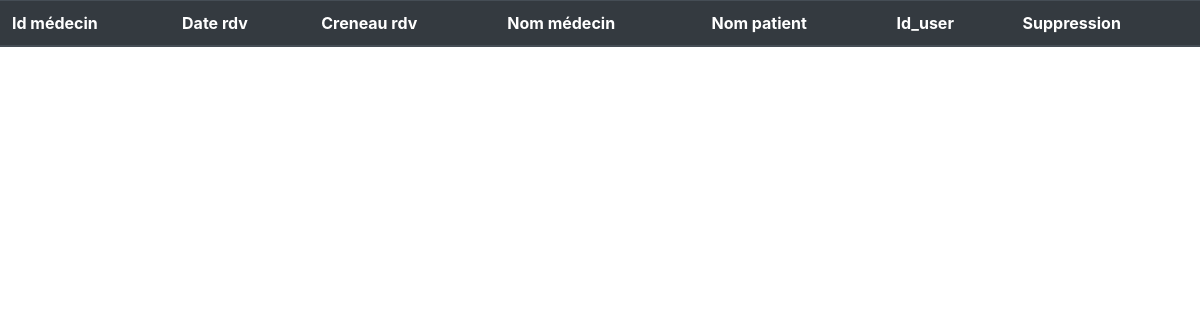
Before: /traitement/traitement_vue_donnee_rdv.php with the older database file.
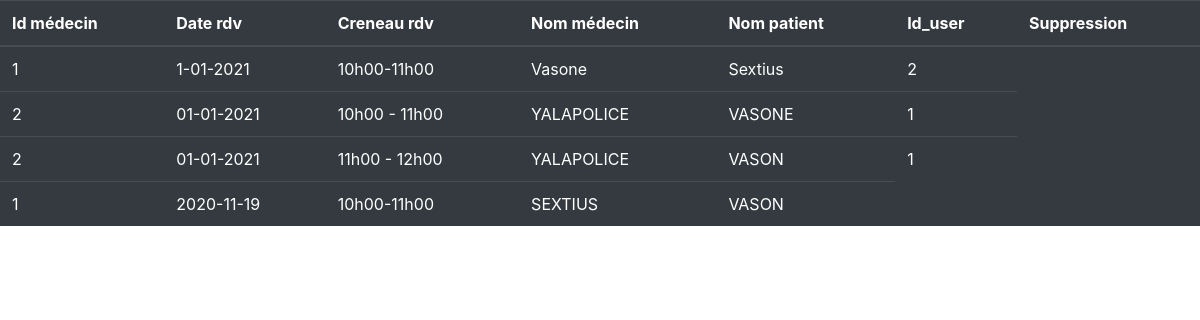
After: the same page with the newer database file.
### tables this page shows
CREATE TABLE IF NOT EXISTS `rdv` (
  `id` int(11) NOT NULL AUTO_INCREMENT,
  `nom_medecin` varchar(255) NOT NULL,
  `id_user` int(11) NOT NULL,
  `id_medecin` int(11) NOT NULL,
  `date_rdv` varchar(255) NOT NULL,
  `creneau_rdv` varchar(255) NOT NULL,
  `nom_patient` varchar(255) NOT NULL,
  PRIMARY KEY (`id`)
);

### traitement/traitement_vue_donnee_rdv.php (the view, shortened to what this page needs)
<link rel="stylesheet" href="https://cdn.jsdelivr.net/npm/bootstrap@4.5.3/dist/css/bootstrap.min.css">
<?php
$manager = new Manager();
$db = $manager->connexion_bd();
$medecin = "SELECT id_medecin,date_rdv,creneau_rdv,nom_medecin,nom_patient,id_user from rdv";
$request = $db->query($medecin);
$tab_connect = $request->fetchall();
 ?>
 <table class="table table-dark">
   <thead>
     <tr>
       <th scope="col">Id médecin</th>
       <th scope="col">Date rdv</th>
        <th scope="col">Creneau rdv</th>
        <th scope="col">Nom médecin</th>
        <th scope="col">Nom patient </th>
        <th scope="col">Id_user</th>
       <th scope="col">Suppression</th>
     </tr>
   </thead>
   <tbody>
      <?php
      for ($i=0; $i < count($tab_connect); $i++) {?>
<tr>
      <?php
        foreach (array_unique($tab_connect[$i]) as $key => $value) {
        ?>
          <td class='bg bg-dark'><?php echo $value; ?></td>
  <?php  } ?>
</tr>
   <?php
      }
    ?>
   </tbody>
 </table>

Changed rows visible on the page:
added rdv: id_medecin "1", date_rdv "1-01-2021", creneau_rdv "10h00-11h00", nom_medecin "Vasone", nom_patient "Sextius", id_user "2"
added rdv: id_medecin "2", date_rdv "01-01-2021", creneau_rdv "10h00 - 11h00", nom_medecin "YALAPOLICE", nom_patient "VASONE", id_user "1"
added rdv: id_medecin "2", date_rdv "01-01-2021", creneau_rdv "11h00 - 12h00", nom_medecin "YALAPOLICE", nom_patient "VASON", id_user "1"
added rdv: id_medecin "1", date_rdv "2020-11-19", creneau_rdv "10h00-11h00", nom_medecin "SEXTIUS", nom_patient "VASON"
